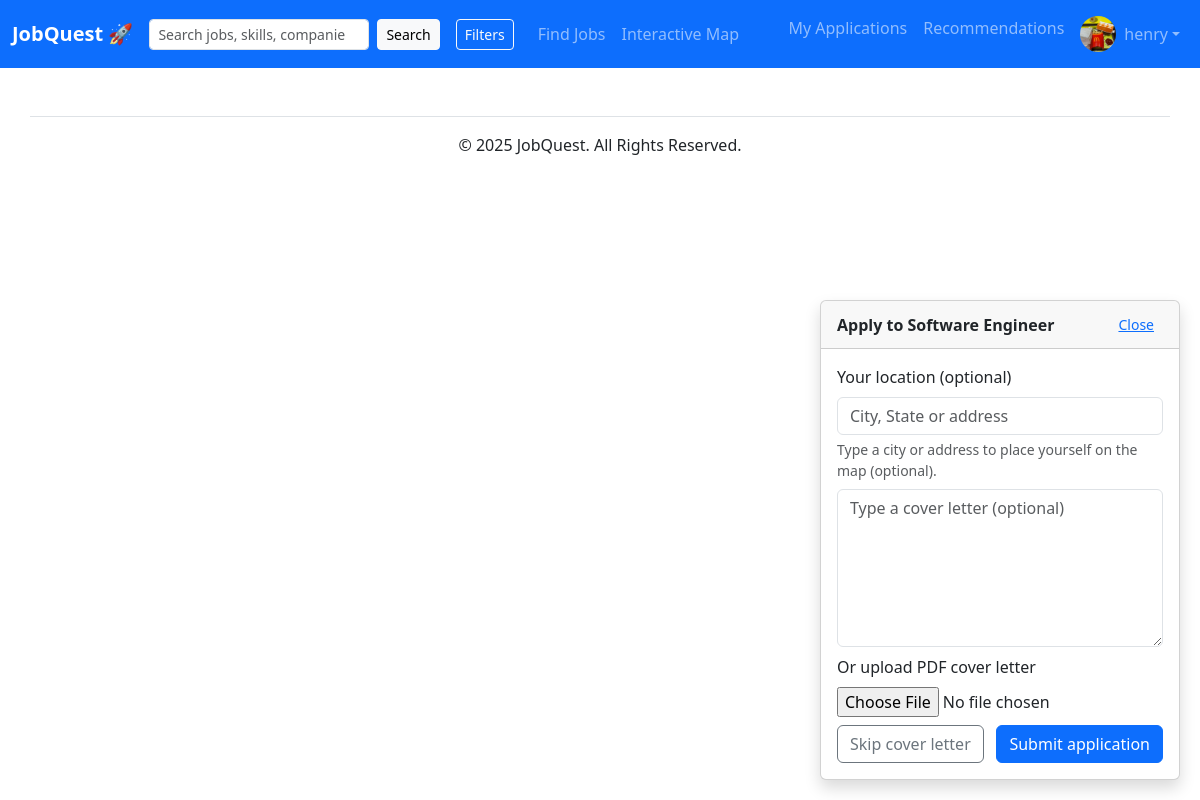
The app's page /search/1/apply/ (signed in) with its own data.
### accounts/models.py (models this page shows, shortened)
class Profile(models.Model):
	user = models.OneToOneField(settings.AUTH_USER_MODEL, on_delete=models.CASCADE)
	headline = models.CharField(max_length=200, blank=True)
	bio = models.TextField(blank=True)
	skills = models.TextField(blank=True, help_text="Comma-separated list of skills")
	experience = models.TextField(blank=True, help_text="Work experience / summary")
	education = models.TextField(blank=True)
	github = models.URLField(blank=True)
	linkedin = models.URLField(blank=True)
	website = models.URLField(blank=True)
	avatar = models.ImageField(upload_to='avatars/', blank=True, null=True)
	is_recruiter = models.BooleanField(default=False)
	company = models.CharField(max_length=200, blank=True)
	desired_positions = models.TextField(blank=True, help_text="Comma-separated desired positions")
	desired_companies = models.TextField(blank=True, help_text="Comma-separated desired companies")
	phone = models.CharField(max_length=40, blank=True)
	headline_visible = models.BooleanField(default=True)
	bio_visible = models.BooleanField(default=True)
	skills_visible = models.BooleanField(default=True)
	experience_visible = models.BooleanField(default=True)
	education_visible = models.BooleanField(default=True)
	links_visible = models.BooleanField(default=True)
	company_visible = models.BooleanField(default=True)
	desired_positions_visible = models.BooleanField(default=True)
	desired_companies_visible = models.BooleanField(default=True)
	phone_visible = models.BooleanField(default=False)
	email_visible = models.BooleanField(default=False)

### jobs/models.py (models this page shows, shortened)
class Job(models.Model):
	title = models.CharField(max_length=255)
	company = models.CharField(max_length=255, blank=True)
	location = models.CharField(max_length=255, blank=True)
	description = models.TextField(blank=True)
	posted_at = models.DateTimeField(default=timezone.now)
	latitude = models.FloatField(null=True, blank=True)
	longitude = models.FloatField(null=True, blank=True)
	salary_min = models.IntegerField(null=True, blank=True)
	salary_max = models.IntegerField(null=True, blank=True)
	VISA_CHOICES = [
		('none', 'None'),
		('sponsor', 'Sponsorship available'),
	]
	visa_sponsorship = models.CharField(max_length=32, choices=VISA_CHOICES, default='none')
	owner = models.ForeignKey(User, on_delete=models.CASCADE, related_name="jobs", null=True, blank=True)

### jobs/views.py (the view)
# urls.py: path('<int:pk>/apply/', views.apply, name='apply'),
@login_required
def apply(request, pk):
	job = get_object_or_404(Job, pk=pk)
	if request.method == 'POST':
		if 'skip' in request.POST:
			Application.objects.create(job=job, user=request.user)
			return redirect('jobs:apply_thanks')
		form = ApplicationForm(request.POST, request.FILES)
		if form.is_valid():
			app = form.save(commit=False)
			app.job = job
			app.user = request.user
			app.applicant_location = form.cleaned_data.get('applicant_location', '')
			app.applicant_latitude = form.cleaned_data.get('applicant_latitude')
			app.applicant_longitude = form.cleaned_data.get('applicant_longitude')
			if app.applicant_location and not (app.applicant_latitude and app.applicant_longitude):
				q = app.applicant_location.strip()
				cache_key = f"geocode:app:{q}"
				cached = cache.get(cache_key)
				if cached:
					app.applicant_latitude = cached.get('lat')
					app.applicant_longitude = cached.get('lon')
				else:
					try:
						url = 'https://nominatim.openstreetmap.org/search'
						resp = requests.get(url, params={'format':'json', 'q': q, 'limit': 1}, headers={'User-Agent':'linkedout/1.0'})
						if resp.status_code == 200:
							data = resp.json()
							if data:
								place = data[0]
								lat = float(place.get('lat'))
								lon = float(place.get('lon'))
								app.applicant_latitude = lat
								app.applicant_longitude = lon
								cache.set(cache_key, {'lat': lat, 'lon': lon}, 60*60*24)
					except Exception:
						pass
			app.save()
			return redirect('jobs:apply_thanks')
	else:
		form = ApplicationForm()
	return render(request, 'jobs/job_apply.html', {'job': job, 'form': form})

### jobs/views.py (shortened to what this page needs)
class ApplicationForm(forms.ModelForm):
	class Meta:
		model = Application
		fields = ('cover_letter_text', 'cover_letter_file', 'applicant_location', 'applicant_latitude', 'applicant_longitude')
		widgets = {
			'cover_letter_text': forms.Textarea(attrs={'rows': 6, 'class': 'form-control', 'placeholder': 'Type a cover letter (optional)'}),
			'applicant_location': forms.TextInput(attrs={'class': 'form-control', 'placeholder': 'City, State or address'}),
			'applicant_latitude': forms.HiddenInput(),
			'applicant_longitude': forms.HiddenInput(),
		}

### accounts/context_processors.py (called while the page is built)
def user_profile(request):
    user = getattr(request, 'user', None)
    profile = None
    if user and user.is_authenticated:
        try:
            profile = user.profile
        except Exception:
            profile = None
    return {'user_profile': profile}

### jobs/templates/jobs/job_apply.html (shortened to what this page needs)
{% extends 'base.html' %}
{% block content %}
<div class="apply-popup">
  <div class="card shadow">
    <div class="card-header d-flex justify-content-between align-items-center">
      <strong>Apply to {{ job.title }}</strong>
      <a href="{% url 'jobs:job_detail' job.pk %}" class="btn btn-sm btn-link">Close</a>
    </div>
    <div class="card-body">
      <form method="post" enctype="multipart/form-data">
        <div class="mb-2">
          <label class="form-label">Your location (optional)</label>
          {{ form.applicant_location }}
          <div class="form-text">Type a city or address to place yourself on the map (optional).</div>
        </div>
        <div class="mb-2">
          {{ form.cover_letter_text }}
        </div>
        <div class="mb-2">
          <label class="form-label">Or upload PDF cover letter</label>
          {{ form.cover_letter_file }}
        </div>
        <div class="d-flex justify-content-between">
          <button name="skip" value="1" class="btn btn-outline-secondary">Skip cover letter</button>
          <button id="submit-application" type="submit" class="btn btn-primary">Submit application</button>
        </div>
      </form>
    </div>
  </div>
</div>
{% endblock %}

### linkedout/templates/base.html (shortened to what this page needs)
{% load static %}
<!DOCTYPE html>
<html lang="en">
<head>
    <link href="https://cdn.jsdelivr.net/npm/bootstrap@5.3.2/dist/css/bootstrap.min.css" rel="stylesheet">
</head>
<body>
    <nav class="navbar navbar-expand-lg navbar-dark bg-primary">
        <div class="container-fluid">
            <a class="navbar-brand fw-bold" href="/">JobQuest 🚀</a>
            <div class="collapse navbar-collapse" id="navbarNav">
                <ul class="navbar-nav me-auto mb-2 mb-lg-0 align-items-center">
                    <li class="nav-item me-3">
                        <form class="d-flex" role="search" method="get" action="/search/">
                          <input class="form-control form-control-sm" type="search" placeholder="Search jobs, skills, companies" aria-label="Search" name="q">
                          <button class="btn btn-sm btn-light ms-2" type="submit">Search</button>
                        </form>
                    </li>
                    <li class="nav-item me-3">
                        <button class="btn btn-outline-light btn-sm" type="button" data-bs-toggle="offcanvas" data-bs-target="#filterOffcanvas" aria-controls="filterOffcanvas">Filters</button>
                    </li>
                    <li class="nav-item">
                        <a class="nav-link" href="{% url 'jobs:search' %}">Find Jobs</a> </li>
                    <li class="nav-item">
                        <a class="nav-link" href="{% url 'jobs:interactive_map' %}">Interactive Map</a> </li>
                </ul>
                <ul class="navbar-nav">
                    {% if user.is_authenticated %}
                        {% if user_profile and user_profile.is_recruiter %}
                            <li class="nav-item"><a href="{% url 'jobs:post_job' %}" class="nav-link">Post a Job</a></li>
                            <li class="nav-item"><a href="{% url 'jobs:my_postings' %}" class="nav-link">My Postings</a></li>
                            <li class="nav-item"><a href="{% url 'jobs:recruiter_applications' %}" class="nav-link">My Applications</a></li>
                        {% else %}
                            <li class="nav-item"><a href="{% url 'jobs:my_applications' %}" class="nav-link">My Applications</a></li>
                            <li class="nav-item"><a href="#" class="nav-link">Recommendations</a></li>
                        {% endif %}
                        <li class="nav-item dropdown">
                            <a class="nav-link dropdown-toggle d-flex align-items-center" href="#" role="button" data-bs-toggle="dropdown" aria-expanded="false">
                                {% if user_profile and user_profile.avatar %}
                                    <img src="{{ user_profile.avatar.url }}" alt="avatar" class="rounded-circle me-2" style="width:36px; height:36px; object-fit:cover;">
                                {% else %}
                                    <span class="navbar-toggler-icon me-2"></span>
                                {% endif %}
                                <span class="d-none d-lg-inline">{{ user.username }}</span>
                            </a>
                        </li>
                    {% endif %}
                </ul>
            </div>
        </div>
    </nav>
    <main class="container mt-4">
        {% block content %}
        {% endblock %}
    </main>
    <footer class="container text-center mt-5 py-3 border-top">
        <p>&copy; {% now "Y" %} JobQuest. All Rights Reserved.</p>
    </footer>
</body>
</html>

### jobs/templates/jobs/job_apply.html (style rules this page uses)
.apply-popup { position: fixed; right: 20px; bottom: 20px; width: 360px; z-index: 1200; }

### records on screen
Profile: avatar (picture)
Job: title "Software Engineer"

### other values on screen
{{ user.username }} "henry"
